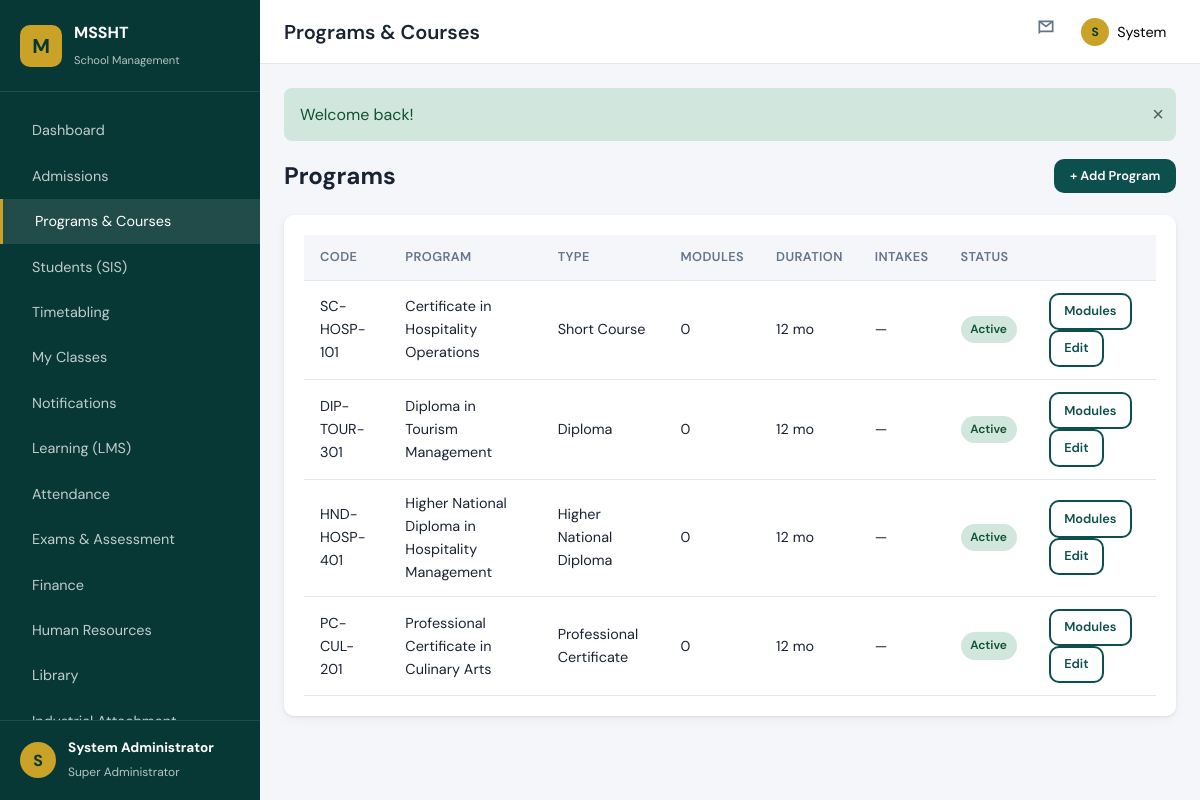
Screenshot of /modules/programs/index.php (signed in) with the database file from the repository.
### tables this page shows
CREATE TABLE programs (
    id INT UNSIGNED AUTO_INCREMENT PRIMARY KEY,
    code VARCHAR(20) NOT NULL UNIQUE,
    name VARCHAR(200) NOT NULL,
    program_type ENUM('short_course', 'certificate', 'diploma', 'hnd') NOT NULL,
    duration_months SMALLINT UNSIGNED DEFAULT 12,
    duration_value SMALLINT UNSIGNED DEFAULT 12,
    duration_unit VARCHAR(10) DEFAULT 'months',
    total_credits DECIMAL(6,2) DEFAULT 0,
    description TEXT NULL,
    status ENUM('active', 'inactive') DEFAULT 'active',
    created_at TIMESTAMP DEFAULT CURRENT_TIMESTAMP
);

### modules/programs/index.php (the view, shortened to what this page needs)
<?php
$db = getDB();
$programs = $db->query('SELECT p.*, (SELECT COUNT(*) FROM program_modules pm WHERE pm.program_id = p.id) AS module_count, (SELECT GROUP_CONCAT(i.name ORDER BY i.start_date DESC SEPARATOR ", ") FROM program_intakes pi JOIN intakes i ON i.id = pi.intake_id WHERE pi.program_id = p.id) AS intakes_text FROM programs p ORDER BY p.name')->fetchAll();
require_once __DIR__ . '/../../includes/header.php';
?>
<div class="page-actions">
    <h2 style="margin:0;">Programs</h2>
    <button type="button" class="btn btn-primary btn-sm" id="showAddProgram">+ Add Program</button>
</div>
<div class="card">
    <div class="card-body table-wrap">
        <table class="data-table">
            <thead>
                <tr><th>Code</th><th>Program</th><th>Type</th><th>Modules</th><th>Duration</th><th>Intakes</th><th>Status</th><th></th></tr>
            </thead>
            <tbody>
            <?php foreach ($programs as $p): ?>
            <tr data-program-id="<?= $p['id'] ?>">
                <td class="prog-code"><?= e($p['code']) ?></td>
                <td class="prog-name"><?= e($p['name']) ?></td>
                <td class="prog-type"><?= programTypeLabel($p['program_type']) ?></td>
                <td class="prog-modules"><?= (int)$p['module_count'] ?></td>
                <?php
                    $durVal = $p['duration_value'] ?? $p['duration_months'] ?? 0;
                    $durUnit = $p['duration_unit'] ?? 'months';
                ?>
                <td><?= (int)$durVal ?> <?= $durUnit === 'months' ? 'mo' : 'hrs' ?></td>
                <td class="prog-intakes"><?= e($p['intakes_text'] ?: '—') ?></td>
                <td><?= statusBadge($p['status']) ?></td>
                <td>
                    <a href="modules.php?program_id=<?= $p['id'] ?>" class="btn btn-sm btn-outline">Modules</a>
                    <a href="#" data-id="<?= $p['id'] ?>" class="btn btn-sm btn-outline js-edit-program">Edit</a>
                </td>
            </tr>
            <?php endforeach; ?>
            </tbody>
        </table>
    </div>
</div>
<?php require_once __DIR__ . '/../../includes/footer.php'; ?>

### includes/helpers.php (shortened to what this page needs)
<?php
function e(?string $value): string
{
    return htmlspecialchars($value ?? '', ENT_QUOTES, 'UTF-8');
}
function programTypeLabel(string $type): string
{
    $labels = [
        'short_course' => 'Short Course',
        'certificate'    => 'Professional Certificate',
        'diploma'        => 'Diploma',
        'hnd'            => 'Higher National Diploma',
    ];
    return $labels[$type] ?? $type;
}
function statusBadge(string $status): string
{
    $map = [
        'pending'      => 'badge-warning',
        'under_review' => 'badge-info',
        'approved'     => 'badge-success',
        'rejected'     => 'badge-danger',
        'active'       => 'badge-success',
        'inactive'     => 'badge-secondary',
        'paid'         => 'badge-success',
        'partial'      => 'badge-warning',
        'overdue'      => 'badge-danger',
        'open'         => 'badge-success',
        'closed'       => 'badge-secondary',
    ];
    $class = $map[$status] ?? 'badge-secondary';
    return '<span class="badge ' . $class . '">' . e(ucfirst(str_replace('_', ' ', $status))) . '</span>';
}

### assets/css/main.css (style rules this page uses)
:root { --color-primary: #0d4f4c; --color-primary-dark: #083836; --color-primary-light: #1a7a75; --color-accent: #c9a227; --color-accent-light: #e8c547; --color-bg: #f4f6f9; --color-surface: #ffffff; --color-text: #1a2332; --color-text-muted: #64748b; --color-border: #e2e8f0; --color-danger: #dc3545; --color-success: #198754; --color-warning: #ffc107; --color-info: #0dcaf0; --sidebar-width: 260px; --topbar-height: 64px; --radius: 10px; --shadow: 0 1px 3px rgba(0,0,0,.08), 0 4px 12px rgba(0,0,0,.04); --font-sans: 'DM Sans', system-ui, sans-serif; --font-display: 'Playfair Display', Georgia, serif; }
*, *::before, *::after { box-sizing: border-box; margin: 0; padding: 0; }
html { font-size: 16px; scroll-behavior: smooth; }
body { font-family: var(--font-sans); color: var(--color-text); background: var(--color-bg); line-height: 1.6; }
a { color: var(--color-primary-light); text-decoration: none; }
.btn { display: inline-flex; align-items: center; justify-content: center; gap: .5rem; padding: .6rem 1.25rem; border-radius: var(--radius); font-weight: 600; font-size: .9rem; border: 2px solid transparent; cursor: pointer; transition: all .2s; font-family: inherit; }
.btn-primary { background: var(--color-primary); color: #fff; }
.btn-outline { background: transparent; border-color: var(--color-primary); color: var(--color-primary); }
.btn-sm { padding: .4rem .85rem; font-size: .8rem; }
.card { background: var(--color-surface); border-radius: var(--radius); box-shadow: var(--shadow); margin-bottom: 1.5rem; }
.card-body { padding: 1.25rem; }
.table-wrap { overflow-x: auto; }
table.data-table { width: 100%; border-collapse: collapse; font-size: .9rem; }
table.data-table th, table.data-table td { padding: .75rem 1rem; text-align: left; border-bottom: 1px solid var(--color-border); }
table.data-table th { background: var(--color-bg); font-weight: 600; font-size: .8rem; text-transform: uppercase; letter-spacing: .03em; color: var(--color-text-muted); }
.badge { display: inline-block; padding: .25rem .6rem; border-radius: 20px; font-size: .75rem; font-weight: 600; }
.badge-success { background: #d1e7dd; color: #0f5132; }
.page-actions { display: flex; justify-content: space-between; align-items: center; margin-bottom: 1.25rem; flex-wrap: wrap; gap: 1rem; }

### rows the page displays
programs: code "SC-HOSP-101", name "Certificate in Hospitality Operations", program_type "Short Course", module_count "0", duration_value "12", duration_unit "mo", intakes_text "—", status "Active"
programs: code "DIP-TOUR-301", name "Diploma in Tourism Management", program_type "Diploma", module_count "0", duration_value "12", duration_unit "mo", intakes_text "—", status "Active"
programs: code "HND-HOSP-401", name "Higher National Diploma in Hospitality Management", program_type "Higher National Diploma", module_count "0", duration_value "12", duration_unit "mo", intakes_text "—", status "Active"
programs: code "PC-CUL-201", name "Professional Certificate in Culinary Arts", program_type "Professional Certificate", module_count "0", duration_value "12", duration_unit "mo", intakes_text "—", status "Active"

### other values shown
$item['label'] "Dashboard"
$item['label'] "Admissions"
$item['label'] "Programs & Courses"
$item['label'] "Students (SIS)"
$item['label'] "Timetabling"
$item['label'] "My Classes"
$item['label'] "Notifications"
$item['label'] "Learning (LMS)"
$item['label'] "Attendance"
$item['label'] "Exams & Assessment"
$item['label'] "Finance"
$item['label'] "Human Resources"
$item['label'] "Library"
substr($currentUser['first_name'] ?? 'U', 0, 1) "S"
$roleLabel "Super Administrator"
